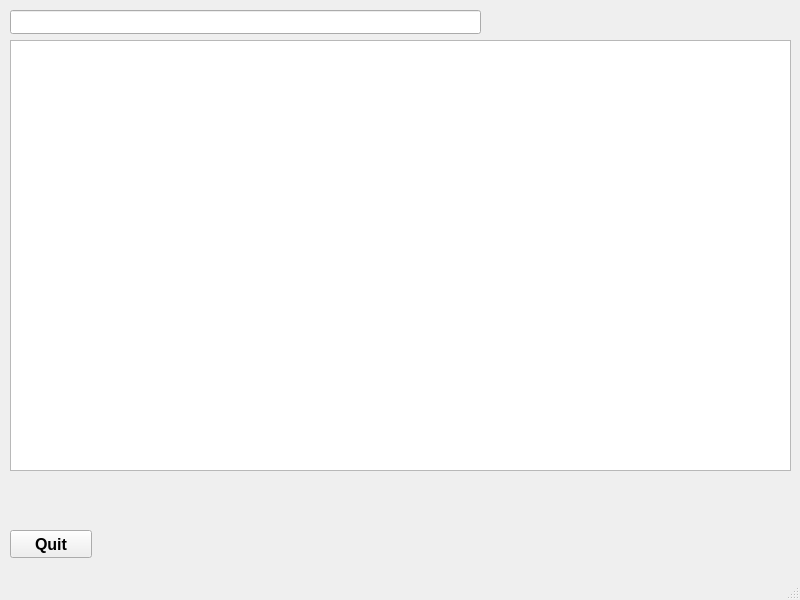
<?xml version="1.0" encoding="UTF-8"?>
<ui version="4.0">
 <class>MainWindow</class>
 <widget class="QMainWindow" name="MainWindow">
  <property name="geometry">
   <rect>
    <x>0</x>
    <y>0</y>
    <width>800</width>
    <height>600</height>
   </rect>
  </property>
  <property name="windowTitle">
   <string>MainWindow</string>
  </property>
  <widget class="QWidget" name="centralwidget">
   <widget class="QLineEdit" name="urlInput">
    <property name="geometry">
     <rect>
      <x>10</x>
      <y>10</y>
      <width>471</width>
      <height>24</height>
     </rect>
    </property>
   </widget>
   <widget class="QTextBrowser" name="urlOutput">
    <property name="geometry">
     <rect>
      <x>10</x>
      <y>40</y>
      <width>781</width>
      <height>431</height>
     </rect>
    </property>
    <property name="openExternalLinks">
     <bool>false</bool>
    </property>
   </widget>
   <widget class="QPushButton" name="quit">
    <property name="geometry">
     <rect>
      <x>10</x>
      <y>530</y>
      <width>82</width>
      <height>28</height>
     </rect>
    </property>
    <property name="font">
     <font>
      <family>Arial</family>
      <pointsize>12</pointsize>
      <bold>true</bold>
     </font>
    </property>
    <property name="text">
     <string>Quit</string>
    </property>
   </widget>
  </widget>
  <widget class="QStatusBar" name="statusbar"/>
 </widget>
 <resources/>
 <connections/>
</ui>
